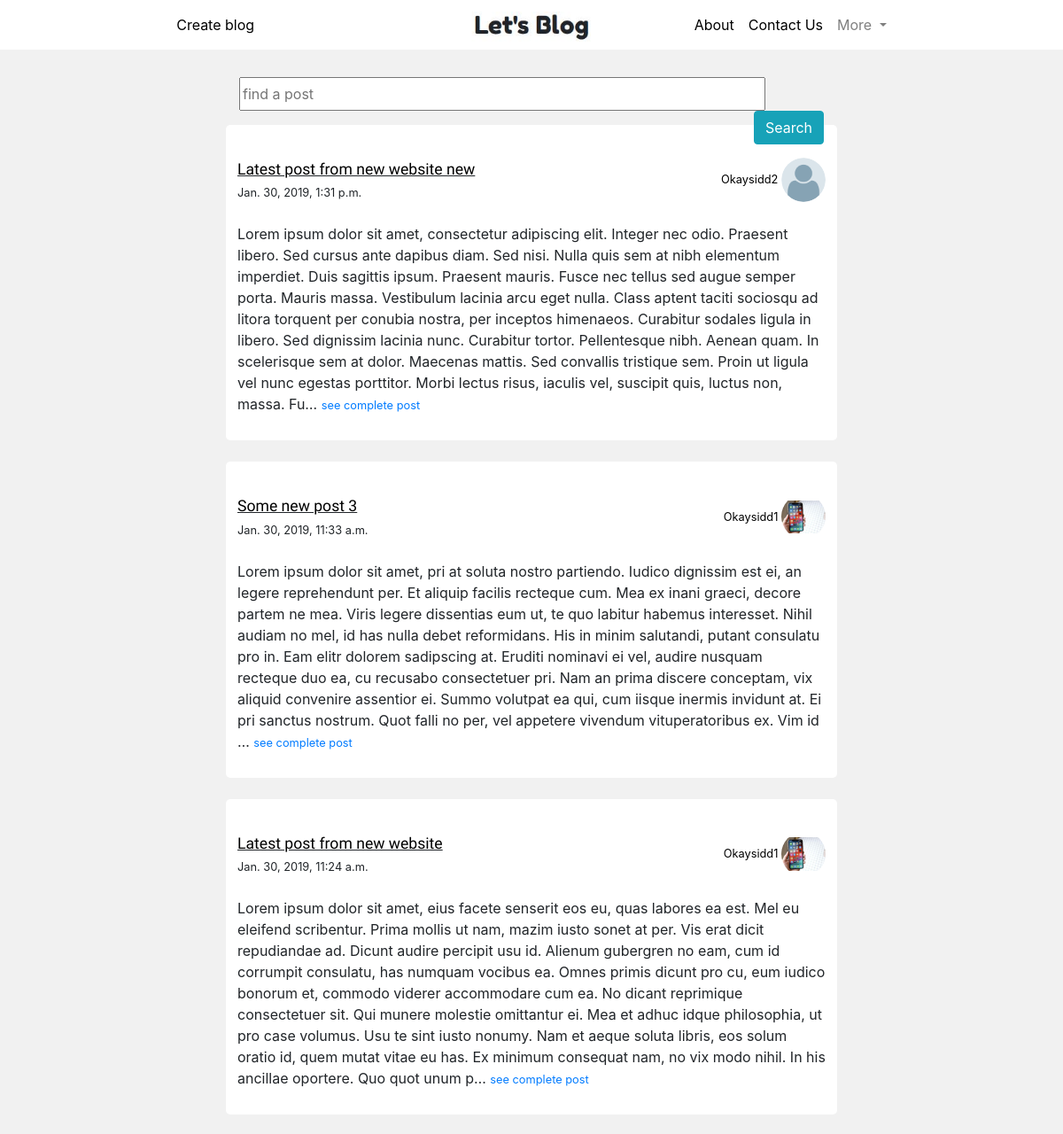
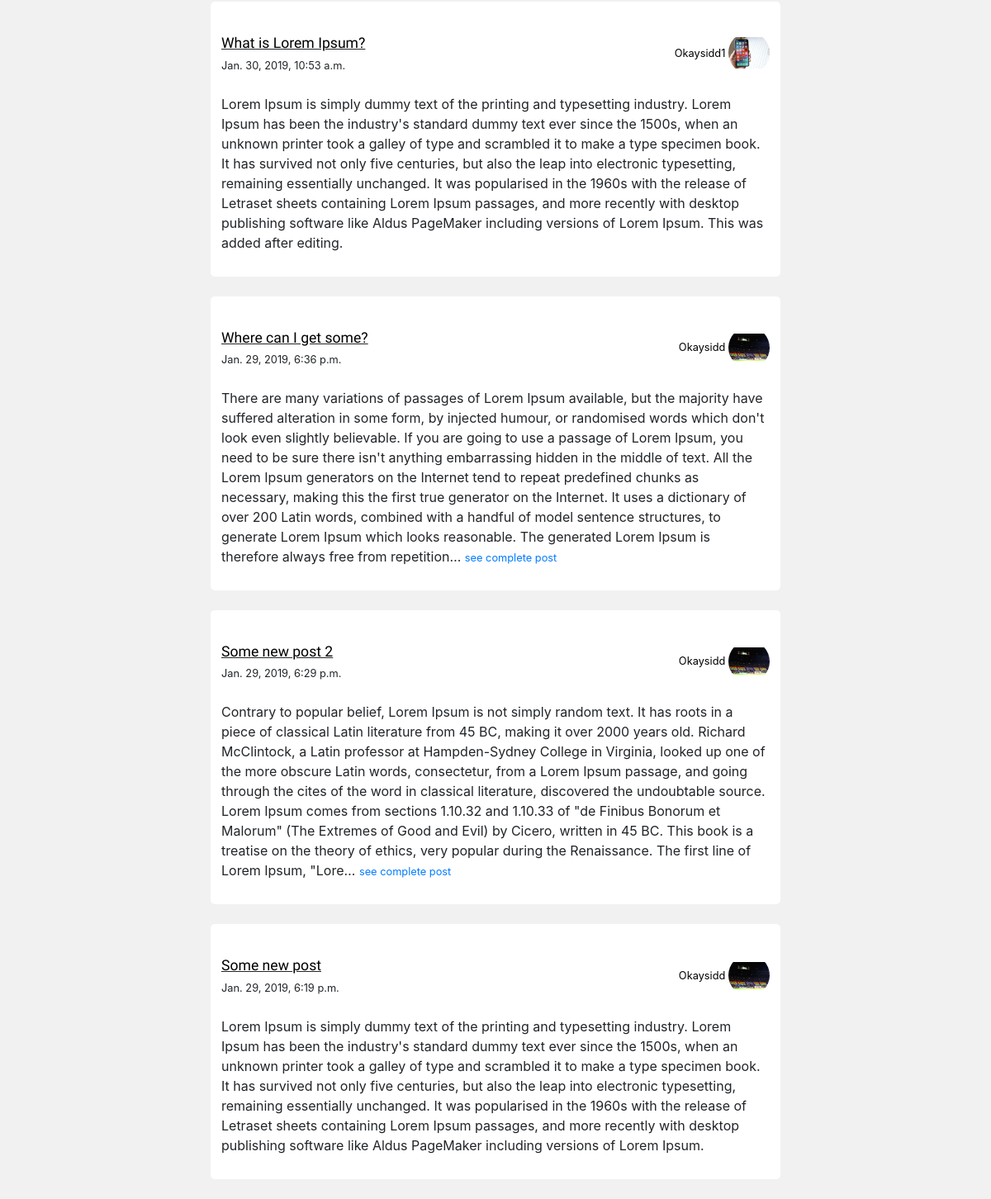
Page / (signed in) on the earlier database version (2 pictures, top to bottom).
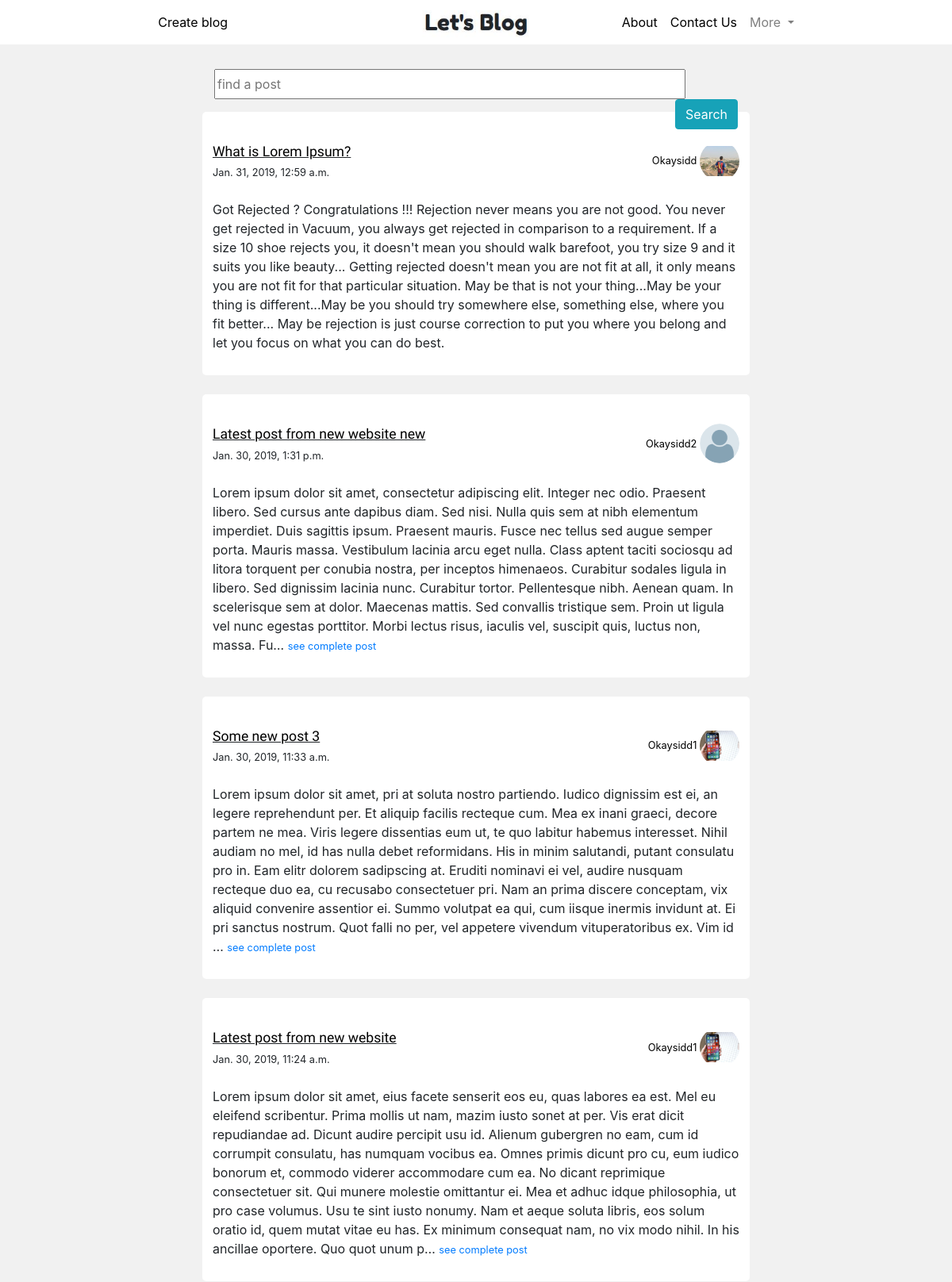
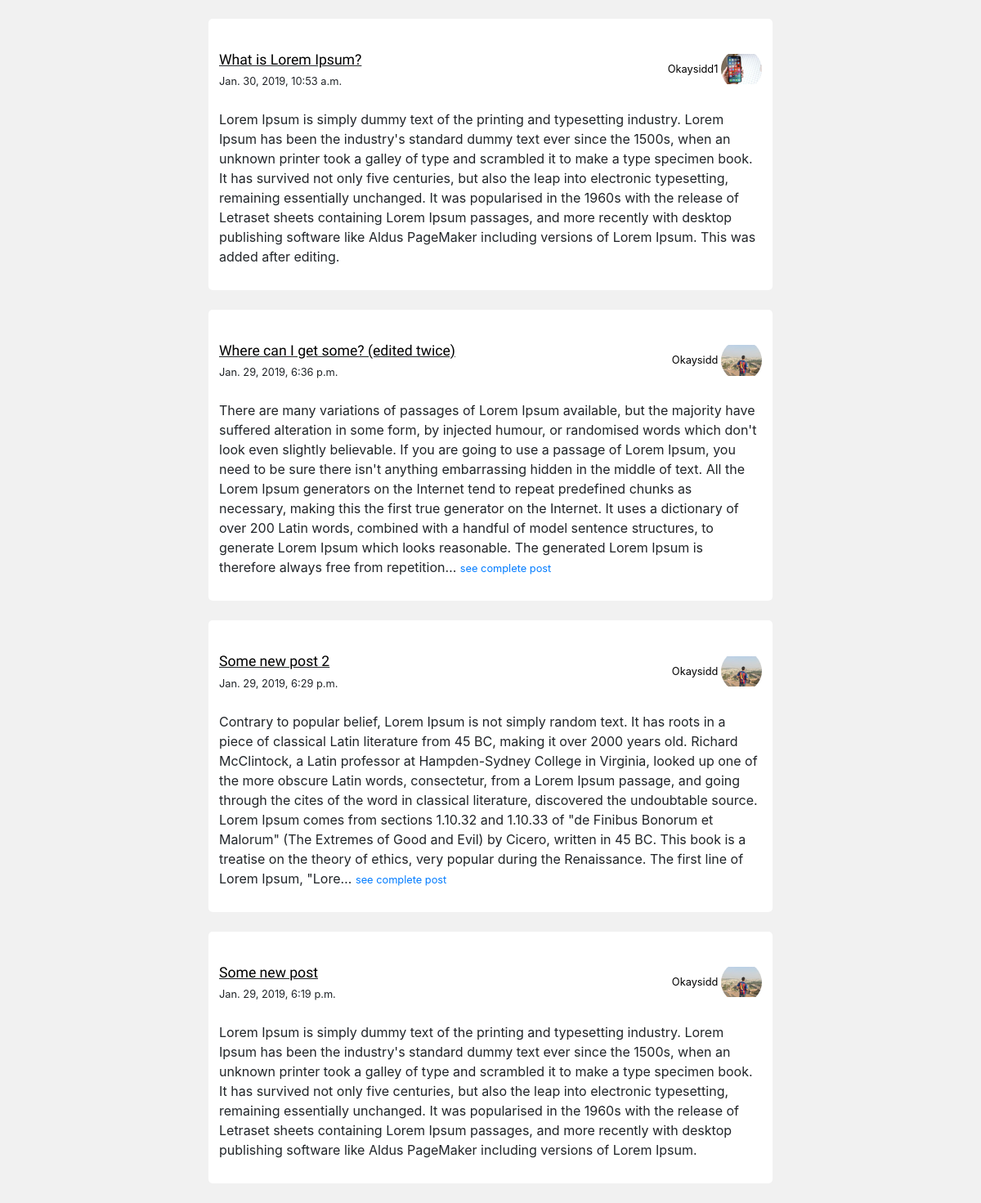
Same page on the later database version (2 pictures, top to bottom).
### blogs_app/models.py (models this page shows, shortened)
class Post_model(models.Model):
    author = models.ForeignKey(Author_model, on_delete=models.CASCADE)
    title_original = models.CharField(max_length=200)
    title_edited = models.CharField(max_length=200, blank=True, null=True)
    body_original = models.TextField()
    body_edited = models.TextField(blank=True, null=True)
    created_on = models.DateTimeField(auto_now_add=True)
    published_on = models.DateTimeField(blank=True, null=True)
    modified_on = models.DateTimeField(blank=True, null=True)

### users_app/models.py (models this page shows, shortened)
class Author_model(models.Model):
    author_name = models.OneToOneField(User, on_delete=models.CASCADE, primary_key=True)
    git = models.URLField(max_length=128, blank=True)
    profile_pic = models.ImageField(default='default.jpeg', upload_to='profile_pics')
    def __str__(self):
        return str(self.author_name)

### blogs_app/views.py (the view)
# urls.py: path('', ListPostView.as_view(), name="all-post"),
class ListPostView(LoginRequiredMixin, ListView):
    login_url = '/login/'
    redirect_field_name = 'next'
    model = Post_model
    fields = ['title_original', 'body_original', 'author']
    ordering = ['-created_on']
    def get_context_data(self, **kwargs):
        context = super().get_context_data(**kwargs)
        context['title'] = 'Let\'s Blog'
        return context

### blogs_app/templates/blogs_app/post_model_list.html (shortened to what this page needs)
{% extends 'system_app/base.html' %}
{% block base_body_block %}
{% load staticfiles %}
<link rel="stylesheet" href="{% static 'blogs_app/post_model_list.css' %}">
<br><br>
<div class="container">
    <div class="search-bar">
        <form class="form-group" action="{% url 'system:about' %}" method="">
            <input type="text" class="find-post" placeholder="find a post">
            <input type="submit" class="search-button btn btn-info" value="Search">
        </form>
    </div>
  {% for post in post_model_list %}
    <div class="post-complete">
      <br>
      <div class="row ">
          <div class="col-md-8">
              <span class="post-title"><a class="black-href" href="{% url 'blogs:post' pk=post.pk %}">{{ post.title_original }}</a></span>
              <br>
              <small>{{ post.created_on }}</small>
          </div>
          <div class="col-md-4">
              <span class="author-name">
                  <a class="black-href" href="{% url 'users:view-profile' pk=post.author.pk %}">
                      <small>
                          {{ post.author|title }}
                      </small>
                      <img class="profile-pic" src="{{ post.author.profile_pic.url }}" alt="no image found">
                  </a>
              </span>
          </div>
          </div><br>
          <p><span class="postarea">{{ post.body_original|truncatechars:700 }}</span>
          {% if post.body_original|length|get_digit:"-1" > 700 %}
            <small><a href="{% url 'blogs:post' pk=post.pk %}">see complete post</a></small>
          {% endif %}
          </p>
    </div><br>
  {% endfor %}
</div>
{% endblock %}

### system_app/templates/system_app/base.html (shortened to what this page needs)
<!DOCTYPE html>
{% load staticfiles %}
<link rel="stylesheet" href="{% static 'system_app/base.css' %}">
<html lang="en" dir="ltr">
  <head>
    <link rel="stylesheet" href="https://cdnjs.cloudflare.com/ajax/libs/font-awesome/4.7.0/css/font-awesome.min.css">
    <link rel="stylesheet" href="https://stackpath.bootstrapcdn.com/bootstrap/4.1.3/css/bootstrap.min.css">
  </head>
  <body>
    {% if user.is_authenticated %}
    <nav class="fixed-top  navbar navbar-expand-lg navbar-light">
        <div class="nav-container">
          <div class="collapse navbar-collapse">
            <ul class="navbar-nav mr-auto">
              <li class="nav-item">
                <a id="nav-link" class="nav-link m-auto" href="{% url 'blogs:new-post' %}">Create blog</a>
              </li>
              <a id="center-nav-link" class="navbar-brand" href="{% url 'blogs:all-post' %}"><img class="letslogo" src="{% static 'system_app/letsblog.JPG' %}" alt="Let's Blog"></a>
            </ul>
            <ul class="navbar-nav ml-auto">
              <li class="nav-item">
                <a id="nav-link" class="nav-link" href="{% url 'system:about' %}">About </a>
              </li>
              <li class="nav-item">
                <a id="nav-link" class="nav-link" href="{% url 'system:contact' %}">Contact Us </a>
              </li>
              <li class="nav-item dropdown">
                <a class="nav-link dropdown-toggle" role="button" href="#" data-toggle="dropdown" aria-haspopup="true" aria-expanded="false">
                  More
                </a>
              </li>
            </ul>
          </div>
      </div>
    </nav>
    {% else %}
      <a href="{% url 'system:login' %}"></a>
    {% endif %}
    <br>
    {% block base_body_block %}{% endblock %}
  </body>
</html>

### system_app/static/system_app/base.css (style rules this page uses)
#nav-link { font-size: 1em; color: black; }
#center-nav-link { float: none; position: absolute; top: 50%; left: 50%; transform: translate(-50%, -50%); font-family: 'Fredoka One', cursive; font-size: 2em; }
.fixed-top { background-color: white; }
.nav-container { width: 70%; margin: auto; }
.letslogo { height: 35px; margin: auto; }

### blogs_app/static/blogs_app/post_model_list.css (style rules this page uses)
.container { width: 60%; }
.post-title { font-family: 'Expletus Sans', cursive; font-size: 1.1em; text-decoration: underline; }
.author-name { float: right; }
.post-complete { background-color: white; padding: 13px; border-radius: 5px; }
body { background-color: #f1f1f1; }
.find-post { width: 90%; height: 38px; }
.search-bar { margin: 15px; }
.search-button { float: right; }
.black-href { color: black; }
.profile-pic { width: 50px; height: 50px; border-radius: 50%; object-fit: contain; }

Differences in the rows shown:
added Post_model: title_original "What is Lorem Ipsum?", created_on "Jan. 31, 2019, 12:59 a.m.", author "Okaysidd", author.profile_pic (picture), body_original "Got Rejected ? Congratulations !!! Rejection never means you are not good. You never get rejected in Vacuum, you always get rejected in comparison to a requirement. If a size 10 shoe rejects you, it doesn't mean you should walk barefoot, you try size 9 and it suits you like beauty... Getting rejected doesn't mean you are not fit at all, it only means you are not fit for that particular situation. May be that is not your thing...May be your thing is different...May be you should try somewhere else, something else, where you fit better... May be rejection is just course correction to put you where you belong and let you focus on what you can do best."
changed Post_model: title_original "Where can I get some?" → "Where can I get some? (edited twice)"; author.profile_pic: a different picture
changed through a linked row, Post_model "Some new post 2": author.profile_pic: a different picture
changed through a linked row, Post_model "Some new post": author.profile_pic: a different picture
